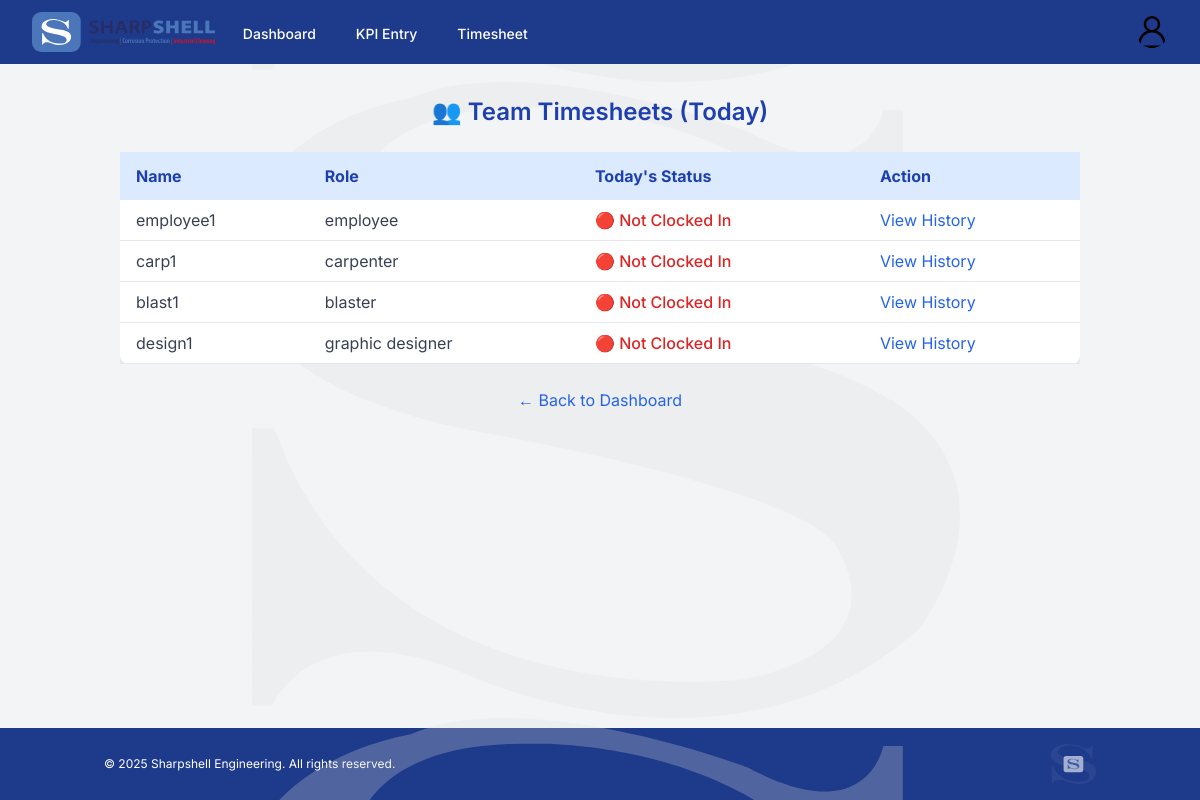
Page /team-timesheets (signed in) on the committed database.
### app/models.py (models this page shows)
class User(db.Model, UserMixin):
    id = db.Column(db.Integer, primary_key=True)
    username = db.Column(db.String(150), nullable=False, unique=True)
    password = db.Column(db.String(150), nullable=False)
    role = db.Column(db.String(50), nullable=False)  # 'admin', 'supervisor', 'employee', etc.

### app/routes.py (the view)
@main.route('/team-timesheets') # --- Team Timesheets route view ---
def team_timesheets():
    if 'user_id' not in session:
        return redirect(url_for('main.login'))
    role = session.get('role')
    if role not in ['supervisor', 'hr', 'senior manager', 'admin']:
        return redirect(url_for('main.dashboard'))
    today = date.today()
    employees = User.query.filter(User.role.notin_(['admin', 'hr', 'supervisor', 'senior manager'])).all()
    for emp in employees:
        latest_entry = Timesheet.query.filter(
            Timesheet.employee_id == emp.id,
            Timesheet.clock_in >= datetime.combine(today, datetime.min.time())
        ).order_by(Timesheet.id.desc()).first()
        if latest_entry and not latest_entry.clock_out:
            emp.clocked_in = True
        else:
            emp.clocked_in = False
    return render_template('timesheets/team_timesheets.html', employees=employees)

### app/__init__.py (called while the page is built)
def create_app():
    app = Flask(__name__)
    app.secret_key = 'your-secret-key'
    base_dir = os.path.abspath(os.path.dirname(__file__))  # app/
    db_path = os.path.join(base_dir, '..', 'database', 'pms.sqlite')
    app.config['SQLALCHEMY_DATABASE_URI'] = f"sqlite:///{db_path}"
    app.config['SQLALCHEMY_TRACK_MODIFICATIONS'] = False
    app.jinja_env.globals.update(now=datetime.now)
    app.jinja_env.globals['now'] = datetime.utcnow
    @app.context_processor
    def inject_datetime():
        return {'datetime': datetime}
    db.init_app(app)
    Migrate(app, db)
    login_manager.init_app(app)
    login_manager.login_view = 'main.login'
    login_manager.login_message = "Please log in to access this page."
    app.register_blueprint(main_blueprint)
    return app

### app/templates/timesheets/team_timesheets.html (shortened to what this page needs)
{% extends 'base.html' %}
{% block content %}
<div class="relative z-10 max-w-5xl mx-auto px-4">
  <h2 class="text-2xl font-semibold text-blue-800 mb-6 text-center">👥 Team Timesheets (Today)</h2>
  {% if employees %}
    <div class="overflow-x-auto">
      <table class="min-w-full bg-white shadow rounded-lg">
        <thead class="bg-blue-100 text-blue-800">
          <tr>
            <th class="text-left py-3 px-4">Name</th>
            <th class="text-left py-3 px-4">Role</th>
            <th class="text-left py-3 px-4">Today's Status</th>
            <th class="text-left py-3 px-4">Action</th>
          </tr>
        </thead>
        <tbody class="text-gray-700">
          {% for emp in employees %}
          <tr class="border-b hover:bg-gray-50">
            <td class="py-2 px-4">{{ emp.username }}</td>
            <td class="py-2 px-4">{{ emp.role }}</td>
            <td class="py-2 px-4">
              {% if emp.clocked_in %}
                <span class="text-green-600 font-medium">🟢 Clocked In</span>
              {% else %}
                <span class="text-red-600 font-medium">🔴 Not Clocked In</span>
              {% endif %}
            </td>
            <td class="py-2 px-4">
              <a href="{{ url_for('main.view_employee_timesheet', employee_id=emp.id) }}"
                 class="text-blue-600 hover:underline">View History</a>
            </td>
          </tr>
          {% endfor %}
        </tbody>
      </table>
    </div>
  {% else %}
    <p class="text-center text-gray-600">No employee data available.</p>
  {% endif %}
  <div class="text-center mt-6">
    <a href="{{ url_for('main.dashboard') }}" class="text-blue-600 hover:underline">← Back to Dashboard</a>
  </div>
</div>
{% endblock %}

### app/templates/base.html (style rules this page uses)
body { font-family: 'Inter', sans-serif; }

### rows in the picture
User: username "employee1", role "employee"
User: username "carp1", role "carpenter"
User: username "blast1", role "blaster"
User: username "design1", role "graphic designer"
